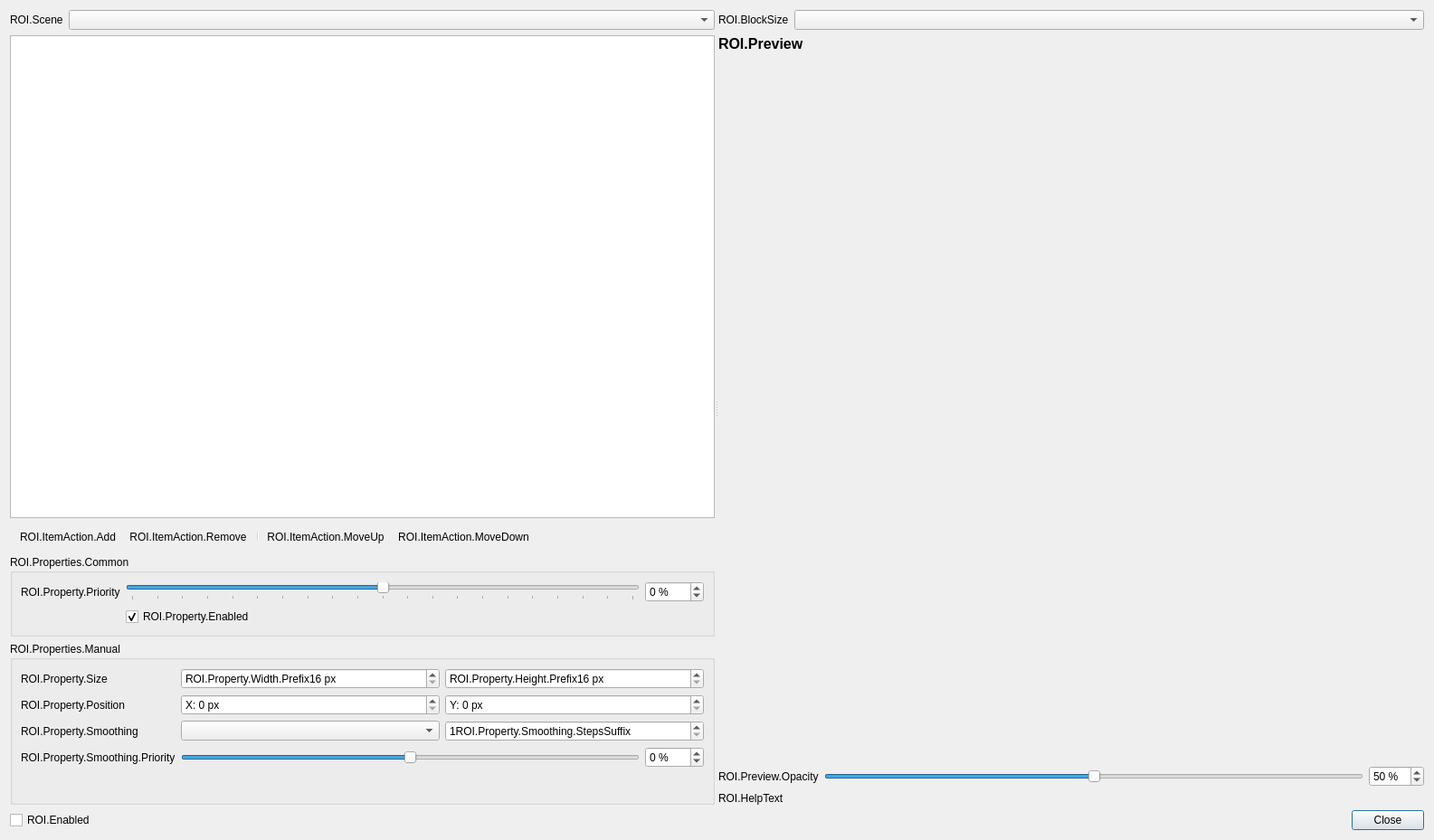
<?xml version="1.0" encoding="UTF-8"?>
<ui version="4.0">
 <class>ROIEditor</class>
 <widget class="QDialog" name="ROIEditor">
  <property name="geometry">
   <rect>
    <x>0</x>
    <y>0</y>
    <width>1585</width>
    <height>929</height>
   </rect>
  </property>
  <property name="windowTitle">
   <string>ROIEditor</string>
  </property>
  <layout class="QVBoxLayout" name="verticalLayout">
   <item>
    <widget class="QSplitter" name="splitter">
     <property name="sizePolicy">
      <sizepolicy hsizetype="Expanding" vsizetype="Expanding">
       <horstretch>0</horstretch>
       <verstretch>1</verstretch>
      </sizepolicy>
     </property>
     <property name="orientation">
      <enum>Qt::Orientation::Horizontal</enum>
     </property>
     <widget class="QWidget" name="layoutWidget">
      <layout class="QVBoxLayout" name="editLayout">
       <item>
        <layout class="QHBoxLayout" name="horizontalLayout_3">
         <item>
          <widget class="QLabel" name="label">
           <property name="sizePolicy">
            <sizepolicy hsizetype="Preferred" vsizetype="Preferred">
             <horstretch>0</horstretch>
             <verstretch>0</verstretch>
            </sizepolicy>
           </property>
           <property name="text">
            <string>ROI.Scene</string>
           </property>
           <property name="buddy">
            <cstring>sceneSelect</cstring>
           </property>
          </widget>
         </item>
         <item>
          <widget class="QComboBox" name="sceneSelect">
           <property name="sizePolicy">
            <sizepolicy hsizetype="MinimumExpanding" vsizetype="Fixed">
             <horstretch>0</horstretch>
             <verstretch>0</verstretch>
            </sizepolicy>
           </property>
          </widget>
         </item>
        </layout>
       </item>
       <item>
        <widget class="QListWidget" name="roiList">
         <property name="sizePolicy">
          <sizepolicy hsizetype="Expanding" vsizetype="Expanding">
           <horstretch>0</horstretch>
           <verstretch>2</verstretch>
          </sizepolicy>
         </property>
        </widget>
       </item>
       <item>
        <widget class="QToolBar" name="roiListToolbar">
         <property name="iconSize">
          <size>
           <width>16</width>
           <height>16</height>
          </size>
         </property>
         <property name="floatable">
          <bool>false</bool>
         </property>
         <addaction name="actionAddRoi"/>
         <addaction name="actionRemoveRoi"/>
         <addaction name="separator"/>
         <addaction name="actionRoiUp"/>
         <addaction name="actionRoiDown"/>
        </widget>
       </item>
       <item>
        <widget class="QGroupBox" name="roiCommonPropertiesGroupBox">
         <property name="title">
          <string>ROI.Properties.Common</string>
         </property>
         <layout class="QFormLayout" name="formLayout_3">
          <item row="0" column="0">
           <widget class="QLabel" name="roiPropPriorityLabel">
            <property name="text">
             <string>ROI.Property.Priority</string>
            </property>
            <property name="buddy">
             <cstring>roiPropPrioritySlider</cstring>
            </property>
           </widget>
          </item>
          <item row="0" column="1">
           <layout class="QHBoxLayout" name="horizontalLayout_7">
            <item>
             <widget class="QSlider" name="roiPropPrioritySlider">
              <property name="minimum">
               <number>-100</number>
              </property>
              <property name="maximum">
               <number>100</number>
              </property>
              <property name="tracking">
               <bool>true</bool>
              </property>
              <property name="orientation">
               <enum>Qt::Orientation::Horizontal</enum>
              </property>
              <property name="tickPosition">
               <enum>QSlider::TickPosition::TicksBelow</enum>
              </property>
             </widget>
            </item>
            <item>
             <widget class="QSpinBox" name="roiPropPrioritySpinbox">
              <property name="suffix">
               <string notr="true"> %</string>
              </property>
              <property name="minimum">
               <number>-100</number>
              </property>
              <property name="maximum">
               <number>100</number>
              </property>
             </widget>
            </item>
           </layout>
          </item>
          <item row="1" column="1">
           <widget class="QCheckBox" name="roiPropEnabled">
            <property name="text">
             <string>ROI.Property.Enabled</string>
            </property>
            <property name="checked">
             <bool>true</bool>
            </property>
           </widget>
          </item>
         </layout>
        </widget>
       </item>
       <item>
        <widget class="QStackedWidget" name="roiPropertiesStack">
         <property name="sizePolicy">
          <sizepolicy hsizetype="Preferred" vsizetype="Preferred">
           <horstretch>0</horstretch>
           <verstretch>0</verstretch>
          </sizepolicy>
         </property>
         <property name="currentIndex">
          <number>2</number>
         </property>
         <widget class="QGroupBox" name="roiSceneItemPropertiesGroupBox">
          <property name="title">
           <string>ROI.Properties.SceneItem</string>
          </property>
          <layout class="QFormLayout" name="formLayout_4">
           <item row="0" column="0">
            <widget class="QLabel" name="roiPropSceneItemLabel">
             <property name="text">
              <string>ROI.Property.SceneItem</string>
             </property>
             <property name="buddy">
              <cstring>roiPropSceneItem</cstring>
             </property>
            </widget>
           </item>
           <item row="0" column="1">
            <widget class="QComboBox" name="roiPropSceneItem">
             <property name="placeholderText">
              <string>ROI.Property.SceneItem.NoSelection</string>
             </property>
            </widget>
           </item>
           <item row="1" column="0">
            <widget class="QLabel" name="label_8">
             <property name="text">
              <string>ROI.Property.Smoothing</string>
             </property>
             <property name="buddy">
              <cstring>roiPropSceneItemSmoothing</cstring>
             </property>
            </widget>
           </item>
           <item row="1" column="1">
            <layout class="QHBoxLayout" name="horizontalLayout_15">
             <item>
              <widget class="QComboBox" name="roiPropSceneItemSmoothing"/>
             </item>
             <item>
              <widget class="QSpinBox" name="roiPropSceneItemSmoothingSteps">
               <property name="suffix">
                <string>ROI.Property.Smoothing.StepsSuffix</string>
               </property>
               <property name="minimum">
                <number>1</number>
               </property>
               <property name="maximum">
                <number>100</number>
               </property>
              </widget>
             </item>
            </layout>
           </item>
           <item row="2" column="0">
            <widget class="QLabel" name="label_7">
             <property name="text">
              <string>ROI.Property.Smoothing.Priority</string>
             </property>
             <property name="buddy">
              <cstring>roiPropSceneItemSmoothingPriority</cstring>
             </property>
            </widget>
           </item>
           <item row="2" column="1">
            <layout class="QHBoxLayout" name="horizontalLayout_16">
             <item>
              <widget class="QSlider" name="roiPropSceneItemSmoothingPriority">
               <property name="minimum">
                <number>-100</number>
               </property>
               <property name="maximum">
                <number>100</number>
               </property>
               <property name="orientation">
                <enum>Qt::Orientation::Horizontal</enum>
               </property>
              </widget>
             </item>
             <item>
              <widget class="QSpinBox" name="roiPropSceneItemSmoothingPrioritySb">
               <property name="suffix">
                <string> %</string>
               </property>
               <property name="minimum">
                <number>-100</number>
               </property>
               <property name="maximum">
                <number>100</number>
               </property>
              </widget>
             </item>
            </layout>
           </item>
          </layout>
         </widget>
         <widget class="QGroupBox" name="roiCenterFocusPropertiesGroupBox">
          <property name="title">
           <string>ROI.Properties.CenterFocus</string>
          </property>
          <layout class="QFormLayout" name="formLayout_5">
           <item row="0" column="0">
            <widget class="QLabel" name="roiPropOuterPriorityLabel">
             <property name="text">
              <string>ROI.Property.OuterPriority</string>
             </property>
             <property name="buddy">
              <cstring>roiPropOuterPrioritySlider</cstring>
             </property>
            </widget>
           </item>
           <item row="0" column="1">
            <layout class="QHBoxLayout" name="horizontalLayout_8">
             <item>
              <widget class="QSlider" name="roiPropOuterPrioritySlider">
               <property name="minimum">
                <number>-100</number>
               </property>
               <property name="maximum">
                <number>100</number>
               </property>
               <property name="tracking">
                <bool>true</bool>
               </property>
               <property name="orientation">
                <enum>Qt::Orientation::Horizontal</enum>
               </property>
               <property name="tickPosition">
                <enum>QSlider::TickPosition::TicksBelow</enum>
               </property>
              </widget>
             </item>
             <item>
              <widget class="QSpinBox" name="roiPropOuterPrioritySpinbox">
               <property name="suffix">
                <string notr="true"> %</string>
               </property>
               <property name="minimum">
                <number>-100</number>
               </property>
               <property name="maximum">
                <number>100</number>
               </property>
              </widget>
             </item>
            </layout>
           </item>
           <item row="2" column="0">
            <widget class="QLabel" name="roiPropRadiusInnerLabel">
             <property name="text">
              <string>ROI.Property.RadiusInner</string>
             </property>
             <property name="buddy">
              <cstring>roiPropRadiusInnerSb</cstring>
             </property>
            </widget>
           </item>
           <item row="2" column="1">
            <layout class="QHBoxLayout" name="horizontalLayout_9">
             <item>
              <widget class="QSpinBox" name="roiPropRadiusInnerSb">
               <property name="suffix">
                <string> px</string>
               </property>
               <property name="maximum">
                <number>16384</number>
               </property>
              </widget>
             </item>
             <item>
              <widget class="QCheckBox" name="roiPropRadiusInnerAspect">
               <property name="text">
                <string>ROI.Property.RadiusAspect</string>
               </property>
              </widget>
             </item>
            </layout>
           </item>
           <item row="3" column="0">
            <widget class="QLabel" name="roiPropRadiusOuterLabel">
             <property name="text">
              <string>ROI.Property.RadiusOuter</string>
             </property>
             <property name="buddy">
              <cstring>roiPropRadiusOuterSb</cstring>
             </property>
            </widget>
           </item>
           <item row="3" column="1">
            <layout class="QHBoxLayout" name="horizontalLayout_10">
             <item>
              <widget class="QSpinBox" name="roiPropRadiusOuterSb">
               <property name="suffix">
                <string> px</string>
               </property>
               <property name="maximum">
                <number>16384</number>
               </property>
              </widget>
             </item>
             <item>
              <widget class="QCheckBox" name="roiPropRadiusOuterAspect">
               <property name="text">
                <string>ROI.Property.RadiusAspect</string>
               </property>
              </widget>
             </item>
            </layout>
           </item>
           <item row="4" column="0">
            <widget class="QLabel" name="roiPropStepsLabel">
             <property name="text">
              <string>ROI.Property.Steps</string>
             </property>
             <property name="buddy">
              <cstring>roiPropStepsInnerSb</cstring>
             </property>
            </widget>
           </item>
           <item row="4" column="1">
            <layout class="QHBoxLayout" name="horizontalLayout_11">
             <item>
              <widget class="QLabel" name="roiPropStepsInnerLabel">
               <property name="text">
                <string>ROI.Property.Steps.Inner</string>
               </property>
              </widget>
             </item>
             <item>
              <widget class="QSpinBox" name="roiPropStepsInnerSb">
               <property name="minimum">
                <number>1</number>
               </property>
               <property name="maximum">
                <number>100</number>
               </property>
              </widget>
             </item>
             <item>
              <widget class="QLabel" name="roiPropStepsOuterLabel">
               <property name="text">
                <string>ROI.Property.Steps.Outer</string>
               </property>
              </widget>
             </item>
             <item>
              <widget class="QSpinBox" name="roiPropStepsOuterSb">
               <property name="minimum">
                <number>1</number>
               </property>
               <property name="maximum">
                <number>100</number>
               </property>
              </widget>
             </item>
            </layout>
           </item>
           <item row="1" column="0">
            <widget class="QLabel" name="roiPropCenterPointLabel">
             <property name="text">
              <string>ROI.Property.CenterPoint</string>
             </property>
             <property name="buddy">
              <cstring>roiPropCenterPosX</cstring>
             </property>
            </widget>
           </item>
           <item row="1" column="1">
            <layout class="QHBoxLayout" name="horizontalLayout_12">
             <item>
              <widget class="QSpinBox" name="roiPropCenterPosX">
               <property name="prefix">
                <string>X: </string>
               </property>
               <property name="minimum">
                <number>-1</number>
               </property>
               <property name="maximum">
                <number>16384</number>
               </property>
               <property name="value">
                <number>-1</number>
               </property>
              </widget>
             </item>
             <item>
              <widget class="QSpinBox" name="roiPropCenterPosY">
               <property name="suffix">
                <string> px</string>
               </property>
               <property name="prefix">
                <string>Y: </string>
               </property>
               <property name="minimum">
                <number>-1</number>
               </property>
               <property name="maximum">
                <number>16384</number>
               </property>
               <property name="value">
                <number>-1</number>
               </property>
              </widget>
             </item>
            </layout>
           </item>
          </layout>
         </widget>
         <widget class="QGroupBox" name="roiManualPropertiesGroupBox">
          <property name="title">
           <string>ROI.Properties.Manual</string>
          </property>
          <layout class="QFormLayout" name="formLayout_2">
           <item row="0" column="0">
            <widget class="QLabel" name="roiPropSizeLabel">
             <property name="text">
              <string>ROI.Property.Size</string>
             </property>
             <property name="buddy">
              <cstring>roiPropSizeX</cstring>
             </property>
            </widget>
           </item>
           <item row="0" column="1">
            <layout class="QHBoxLayout" name="horizontalLayout_5">
             <item>
              <widget class="QSpinBox" name="roiPropSizeX">
               <property name="suffix">
                <string> px</string>
               </property>
               <property name="prefix">
                <string>ROI.Property.Width.Prefix</string>
               </property>
               <property name="minimum">
                <number>16</number>
               </property>
               <property name="maximum">
                <number>16384</number>
               </property>
              </widget>
             </item>
             <item>
              <widget class="QSpinBox" name="roiPropSizeY">
               <property name="suffix">
                <string> px</string>
               </property>
               <property name="prefix">
                <string>ROI.Property.Height.Prefix</string>
               </property>
               <property name="minimum">
                <number>16</number>
               </property>
               <property name="maximum">
                <number>16384</number>
               </property>
              </widget>
             </item>
            </layout>
           </item>
           <item row="1" column="0">
            <widget class="QLabel" name="roiPropPosLabel">
             <property name="text">
              <string>ROI.Property.Position</string>
             </property>
             <property name="buddy">
              <cstring>roiPropPosX</cstring>
             </property>
            </widget>
           </item>
           <item row="1" column="1">
            <layout class="QHBoxLayout" name="horizontalLayout_6">
             <item>
              <widget class="QSpinBox" name="roiPropPosX">
               <property name="suffix">
                <string> px</string>
               </property>
               <property name="prefix">
                <string>X: </string>
               </property>
               <property name="maximum">
                <number>16384</number>
               </property>
              </widget>
             </item>
             <item>
              <widget class="QSpinBox" name="roiPropPosY">
               <property name="suffix">
                <string> px</string>
               </property>
               <property name="prefix">
                <string>Y: </string>
               </property>
               <property name="maximum">
                <number>16384</number>
               </property>
              </widget>
             </item>
            </layout>
           </item>
           <item row="2" column="0">
            <widget class="QLabel" name="label_6">
             <property name="text">
              <string>ROI.Property.Smoothing</string>
             </property>
             <property name="buddy">
              <cstring>roiPropManualSmoothing</cstring>
             </property>
            </widget>
           </item>
           <item row="2" column="1">
            <layout class="QHBoxLayout" name="horizontalLayout_13">
             <item>
              <widget class="QComboBox" name="roiPropManualSmoothing"/>
             </item>
             <item>
              <widget class="QSpinBox" name="roiPropManualSmoothingSteps">
               <property name="suffix">
                <string>ROI.Property.Smoothing.StepsSuffix</string>
               </property>
               <property name="minimum">
                <number>1</number>
               </property>
               <property name="maximum">
                <number>100</number>
               </property>
              </widget>
             </item>
            </layout>
           </item>
           <item row="3" column="0">
            <widget class="QLabel" name="label_7">
             <property name="text">
              <string>ROI.Property.Smoothing.Priority</string>
             </property>
             <property name="buddy">
              <cstring>roiPropManualSmoothingPriority</cstring>
             </property>
            </widget>
           </item>
           <item row="3" column="1">
            <layout class="QHBoxLayout" name="horizontalLayout_14">
             <item>
              <widget class="QSlider" name="roiPropManualSmoothingPriority">
               <property name="minimum">
                <number>-100</number>
               </property>
               <property name="maximum">
                <number>100</number>
               </property>
               <property name="orientation">
                <enum>Qt::Orientation::Horizontal</enum>
               </property>
              </widget>
             </item>
             <item>
              <widget class="QSpinBox" name="roiPropManualSmoothingPrioritySb">
               <property name="suffix">
                <string> %</string>
               </property>
               <property name="minimum">
                <number>-100</number>
               </property>
               <property name="maximum">
                <number>100</number>
               </property>
              </widget>
             </item>
            </layout>
           </item>
          </layout>
         </widget>
        </widget>
       </item>
      </layout>
     </widget>
     <widget class="QWidget" name="layoutWidget_2">
      <layout class="QVBoxLayout" name="previewLayout">
       <item>
        <layout class="QHBoxLayout" name="horizontalLayout_4">
         <item>
          <widget class="QLabel" name="label_2">
           <property name="sizePolicy">
            <sizepolicy hsizetype="Preferred" vsizetype="Preferred">
             <horstretch>0</horstretch>
             <verstretch>0</verstretch>
            </sizepolicy>
           </property>
           <property name="text">
            <string>ROI.BlockSize</string>
           </property>
           <property name="buddy">
            <cstring>roiBlockSize</cstring>
           </property>
          </widget>
         </item>
         <item>
          <widget class="QComboBox" name="roiBlockSize">
           <property name="sizePolicy">
            <sizepolicy hsizetype="MinimumExpanding" vsizetype="Fixed">
             <horstretch>0</horstretch>
             <verstretch>0</verstretch>
            </sizepolicy>
           </property>
          </widget>
         </item>
        </layout>
       </item>
       <item>
        <widget class="QLabel" name="label_4">
         <property name="font">
          <font>
           <pointsize>12</pointsize>
           <bold>true</bold>
          </font>
         </property>
         <property name="text">
          <string>ROI.Preview</string>
         </property>
        </widget>
       </item>
       <item>
        <widget class="OBSQTDisplay" name="preview" native="true">
         <property name="sizePolicy">
          <sizepolicy hsizetype="Expanding" vsizetype="Expanding">
           <horstretch>0</horstretch>
           <verstretch>1</verstretch>
          </sizepolicy>
         </property>
         <property name="minimumSize">
          <size>
           <width>640</width>
           <height>0</height>
          </size>
         </property>
        </widget>
       </item>
       <item>
        <layout class="QHBoxLayout" name="horizontalLayout">
         <item>
          <widget class="QLabel" name="label_5">
           <property name="text">
            <string>ROI.Preview.Opacity</string>
           </property>
          </widget>
         </item>
         <item>
          <widget class="QSlider" name="previewOpacity">
           <property name="maximum">
            <number>100</number>
           </property>
           <property name="value">
            <number>50</number>
           </property>
           <property name="orientation">
            <enum>Qt::Orientation::Horizontal</enum>
           </property>
          </widget>
         </item>
         <item>
          <widget class="QSpinBox" name="previewOpacitySb">
           <property name="suffix">
            <string notr="true"> %</string>
           </property>
           <property name="maximum">
            <number>100</number>
           </property>
           <property name="value">
            <number>50</number>
           </property>
          </widget>
         </item>
        </layout>
       </item>
       <item>
        <widget class="QLabel" name="label_3">
         <property name="text">
          <string>ROI.HelpText</string>
         </property>
         <property name="textFormat">
          <enum>Qt::TextFormat::RichText</enum>
         </property>
         <property name="wordWrap">
          <bool>true</bool>
         </property>
        </widget>
       </item>
      </layout>
     </widget>
    </widget>
   </item>
   <item>
    <layout class="QHBoxLayout" name="horizontalLayout_2">
     <item>
      <widget class="QCheckBox" name="enableRoi">
       <property name="text">
        <string>ROI.Enabled</string>
       </property>
      </widget>
     </item>
     <item alignment="Qt::AlignmentFlag::AlignRight">
      <widget class="QPushButton" name="close">
       <property name="text">
        <string>Close</string>
       </property>
      </widget>
     </item>
    </layout>
   </item>
  </layout>
  <action name="actionAddRoi">
   <property name="icon">
    <iconset>
     <normaloff>:/res/images/plus.svg</normaloff>:/res/images/plus.svg</iconset>
   </property>
   <property name="text">
    <string>ROI.ItemAction.Add</string>
   </property>
   <property name="themeID" stdset="0">
    <string notr="true">addIconSmall</string>
   </property>
  </action>
  <action name="actionRemoveRoi">
   <property name="icon">
    <iconset>
     <normaloff>:/res/images/minus.svg</normaloff>:/res/images/minus.svg</iconset>
   </property>
   <property name="text">
    <string>ROI.ItemAction.Remove</string>
   </property>
   <property name="shortcut">
    <string>Del</string>
   </property>
   <property name="shortcutContext">
    <enum>Qt::ShortcutContext::WindowShortcut</enum>
   </property>
   <property name="themeID" stdset="0">
    <string notr="true">removeIconSmall</string>
   </property>
  </action>
  <action name="actionRoiUp">
   <property name="icon">
    <iconset>
     <normaloff>:/res/images/up.svg</normaloff>:/res/images/up.svg</iconset>
   </property>
   <property name="text">
    <string>ROI.ItemAction.MoveUp</string>
   </property>
   <property name="themeID" stdset="0">
    <string notr="true">upArrowIconSmall</string>
   </property>
  </action>
  <action name="actionRoiDown">
   <property name="icon">
    <iconset>
     <normaloff>:/res/images/down.svg</normaloff>:/res/images/down.svg</iconset>
   </property>
   <property name="text">
    <string>ROI.ItemAction.MoveDown</string>
   </property>
   <property name="themeID" stdset="0">
    <string notr="true">downArrowIconSmall</string>
   </property>
  </action>
 </widget>
 <customwidgets>
  <customwidget>
   <class>OBSQTDisplay</class>
   <extends>QWidget</extends>
   <header>qt-display.hpp</header>
   <container>1</container>
  </customwidget>
 </customwidgets>
 <resources/>
 <connections>
  <connection>
   <sender>roiPropPrioritySlider</sender>
   <signal>valueChanged(int)</signal>
   <receiver>roiPropPrioritySpinbox</receiver>
   <slot>setValue(int)</slot>
   <hints>
    <hint type="sourcelabel">
     <x>349</x>
     <y>531</y>
    </hint>
    <hint type="destinationlabel">
     <x>581</x>
     <y>531</y>
    </hint>
   </hints>
  </connection>
  <connection>
   <sender>roiPropPrioritySpinbox</sender>
   <signal>valueChanged(int)</signal>
   <receiver>roiPropPrioritySlider</receiver>
   <slot>setValue(int)</slot>
   <hints>
    <hint type="sourcelabel">
     <x>581</x>
     <y>531</y>
    </hint>
    <hint type="destinationlabel">
     <x>349</x>
     <y>531</y>
    </hint>
   </hints>
  </connection>
  <connection>
   <sender>roiPropOuterPrioritySlider</sender>
   <signal>valueChanged(int)</signal>
   <receiver>roiPropOuterPrioritySpinbox</receiver>
   <slot>setValue(int)</slot>
   <hints>
    <hint type="sourcelabel">
     <x>356</x>
     <y>539</y>
    </hint>
    <hint type="destinationlabel">
     <x>581</x>
     <y>538</y>
    </hint>
   </hints>
  </connection>
  <connection>
   <sender>roiPropOuterPrioritySpinbox</sender>
   <signal>valueChanged(int)</signal>
   <receiver>roiPropOuterPrioritySlider</receiver>
   <slot>setValue(int)</slot>
   <hints>
    <hint type="sourcelabel">
     <x>581</x>
     <y>538</y>
    </hint>
    <hint type="destinationlabel">
     <x>356</x>
     <y>539</y>
    </hint>
   </hints>
  </connection>
  <connection>
   <sender>previewOpacity</sender>
   <signal>valueChanged(int)</signal>
   <receiver>previewOpacitySb</receiver>
   <slot>setValue(int)</slot>
   <hints>
    <hint type="sourcelabel">
     <x>946</x>
     <y>539</y>
    </hint>
    <hint type="destinationlabel">
     <x>1211</x>
     <y>539</y>
    </hint>
   </hints>
  </connection>
  <connection>
   <sender>previewOpacitySb</sender>
   <signal>valueChanged(int)</signal>
   <receiver>previewOpacity</receiver>
   <slot>setValue(int)</slot>
   <hints>
    <hint type="sourcelabel">
     <x>1211</x>
     <y>539</y>
    </hint>
    <hint type="destinationlabel">
     <x>946</x>
     <y>539</y>
    </hint>
   </hints>
  </connection>
  <connection>
   <sender>roiPropManualSmoothingPriority</sender>
   <signal>valueChanged(int)</signal>
   <receiver>roiPropManualSmoothingPrioritySb</receiver>
   <slot>setValue(int)</slot>
   <hints>
    <hint type="sourcelabel">
     <x>352</x>
     <y>494</y>
    </hint>
    <hint type="destinationlabel">
     <x>545</x>
     <y>494</y>
    </hint>
   </hints>
  </connection>
  <connection>
   <sender>roiPropManualSmoothingPrioritySb</sender>
   <signal>valueChanged(int)</signal>
   <receiver>roiPropManualSmoothingPriority</receiver>
   <slot>setValue(int)</slot>
   <hints>
    <hint type="sourcelabel">
     <x>545</x>
     <y>494</y>
    </hint>
    <hint type="destinationlabel">
     <x>352</x>
     <y>494</y>
    </hint>
   </hints>
  </connection>
  <connection>
   <sender>roiPropSceneItemSmoothingPriority</sender>
   <signal>valueChanged(int)</signal>
   <receiver>roiPropManualSmoothingPriority</receiver>
   <slot>setValue(int)</slot>
   <hints>
    <hint type="sourcelabel">
     <x>372</x>
     <y>462</y>
    </hint>
    <hint type="destinationlabel">
     <x>372</x>
     <y>494</y>
    </hint>
   </hints>
  </connection>
  <connection>
   <sender>roiPropManualSmoothingPriority</sender>
   <signal>valueChanged(int)</signal>
   <receiver>roiPropSceneItemSmoothingPriority</receiver>
   <slot>setValue(int)</slot>
   <hints>
    <hint type="sourcelabel">
     <x>372</x>
     <y>494</y>
    </hint>
    <hint type="destinationlabel">
     <x>372</x>
     <y>462</y>
    </hint>
   </hints>
  </connection>
  <connection>
   <sender>roiPropSceneItemSmoothingPrioritySb</sender>
   <signal>valueChanged(int)</signal>
   <receiver>roiPropManualSmoothingPriority</receiver>
   <slot>setValue(int)</slot>
   <hints>
    <hint type="sourcelabel">
     <x>582</x>
     <y>462</y>
    </hint>
    <hint type="destinationlabel">
     <x>372</x>
     <y>494</y>
    </hint>
   </hints>
  </connection>
  <connection>
   <sender>roiPropManualSmoothingPriority</sender>
   <signal>valueChanged(int)</signal>
   <receiver>roiPropSceneItemSmoothingPrioritySb</receiver>
   <slot>setValue(int)</slot>
   <hints>
    <hint type="sourcelabel">
     <x>372</x>
     <y>494</y>
    </hint>
    <hint type="destinationlabel">
     <x>582</x>
     <y>462</y>
    </hint>
   </hints>
  </connection>
  <connection>
   <sender>roiPropSceneItemSmoothingSteps</sender>
   <signal>valueChanged(int)</signal>
   <receiver>roiPropManualSmoothingSteps</receiver>
   <slot>setValue(int)</slot>
   <hints>
    <hint type="sourcelabel">
     <x>496</x>
     <y>432</y>
    </hint>
    <hint type="destinationlabel">
     <x>496</x>
     <y>464</y>
    </hint>
   </hints>
  </connection>
  <connection>
   <sender>roiPropManualSmoothingSteps</sender>
   <signal>valueChanged(int)</signal>
   <receiver>roiPropSceneItemSmoothingSteps</receiver>
   <slot>setValue(int)</slot>
   <hints>
    <hint type="sourcelabel">
     <x>496</x>
     <y>464</y>
    </hint>
    <hint type="destinationlabel">
     <x>496</x>
     <y>432</y>
    </hint>
   </hints>
  </connection>
  <connection>
   <sender>roiPropManualSmoothing</sender>
   <signal>currentIndexChanged(int)</signal>
   <receiver>roiPropSceneItemSmoothing</receiver>
   <slot>setCurrentIndex(int)</slot>
   <hints>
    <hint type="sourcelabel">
     <x>286</x>
     <y>464</y>
    </hint>
    <hint type="destinationlabel">
     <x>286</x>
     <y>432</y>
    </hint>
   </hints>
  </connection>
  <connection>
   <sender>roiPropSceneItemSmoothing</sender>
   <signal>currentIndexChanged(int)</signal>
   <receiver>roiPropManualSmoothing</receiver>
   <slot>setCurrentIndex(int)</slot>
   <hints>
    <hint type="sourcelabel">
     <x>286</x>
     <y>432</y>
    </hint>
    <hint type="destinationlabel">
     <x>286</x>
     <y>464</y>
    </hint>
   </hints>
  </connection>
 </connections>
</ui>
